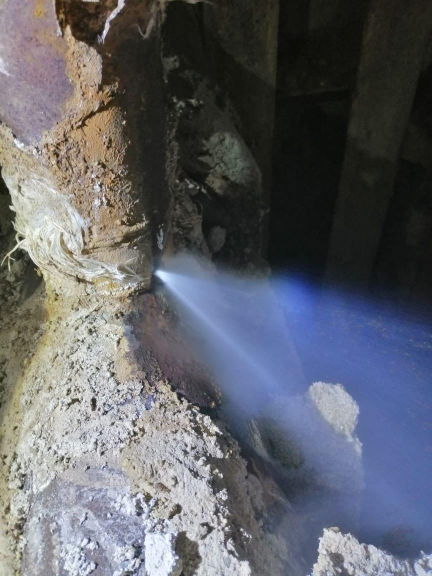
#> input picture photo_2020-03-08_13-32-20.jpg, 864 x 1152 px (shown at 1/2 size)
$ jupyter execute switch_detection.ipynb   (shell and % lines are left out)   (older library calls are emulated)
#> lines starting #> are read from the running program, lines starting #| are printed output that depends on the picture; after the words box and inside, x2 and y2 are one past the last pixel; in counts of white or black regions, pixels touching at a corner belong together; long printed decimals are rounded
[cell 1]
# сегментацю делать светлых областей (а не маски)
# написать функцию которая проверяет что полученный квадрат входит в область
# написать функцию которая высчитывает метрики похожести
# адаптивный трешолд для поиска светлых объектов

[cell 2]
import numpy as np
import matplotlib.pyplot as plt

from skimage.io import imread, imshow, imsave
from skimage.measure import label, regionprops

from skimage.segmentation import felzenszwalb

import os


import warnings
warnings.filterwarnings('ignore')
import cv2
import random
from tqdm import tqdm

[cell 3]
#path = 'photo_2020-03-03_18-30-03.jpg'
path = 'photo_2020-03-08_13-32-20.jpg'


image = imread(os.path.join(path))
#> image is the input picture: shape (1152, 864, 3); mean R, G, B 96.5, 98.6, 105.5
image_grey = cv2.cvtColor(image, cv2.COLOR_BGR2GRAY)

imshow(image)
plt.show()

[cell 4]
image_blured = cv2.medianBlur(image,5)
imshow(image_blured)
plt.show()

[cell 5]
plt.figure(figsize=[25,25])
plt.subplot(151)
plt.title('Image')
imshow(image)

plt.subplot(152)
plt.title('Red')
imshow(image[:,:, 0])

plt.subplot(153)
plt.title('Green')
imshow(image[:,:, 1])

plt.subplot(154)
plt.title('Blue')
imshow(image[:,:, 2])

plt.show()

[cell 6]
color = ('r','g','b')

for i,col in enumerate(color):
    histr = cv2.calcHist([image],[i],None,[256],[0,256])
    plt.plot(histr,color = col)
    plt.xlim([0,256])
#> figure, not shown here; curve peaks at x = 16, y = 17188; curve peaks at x = 18, y = 16287; curve peaks at x = 17, y = 15775

[cell 7]
segments = felzenszwalb(image, scale=400, sigma=3, min_size=400)
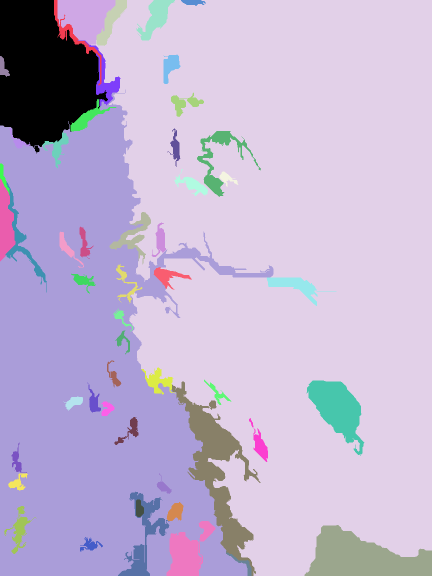
#> segments: shape (1152, 864) int64 (shown at 1/2 size); 53 distinct labels, from 0 to 52; one colour per label, 0 black
imshow(segments)

[cell 8]
thresh = cv2.threshold(image_blured[:,:, 2], 150, 255, cv2.THRESH_BINARY)[1]
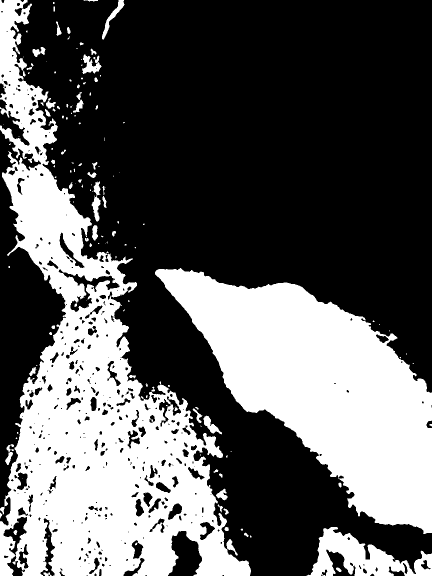
#> thresh: shape (1152, 864) (shown at 1/2 size); 36.3% white; 155 white regions (89 under 20 px), largest, box (x1, y1, x2, y2) and area: (0, 0, 502, 1152) 201658, (310, 536, 864, 1068) 140845, (613, 1054, 864, 1152) 11137
imshow(thresh)

[cell 9]
edge = 120
red = np.where(image_blured[:,:, 0] > edge, 1, 0)
#> red: shape (1152, 864) int64; values 0 (black) and 1 (white), 33.9% white; 81 white regions (46 under 20 px), largest, box (x1, y1, x2, y2) and area: (0, 0, 503, 1152) 303116, (573, 763, 725, 936) 11925, (622, 1054, 828, 1152) 10605
green = np.where(image_blured[:,:, 1] > edge, 1, 0)
#> green: shape (1152, 864) int64; values 0 (black) and 1 (white), 37% white; 90 white regions (55 under 20 px), largest, box (x1, y1, x2, y2) and area: (0, 0, 503, 1152) 294334, (309, 519, 732, 978) 57738, (613, 1054, 828, 1152) 10884
blue = np.where(image_blured[:,:, 2] > edge, 1, 0)
#> blue: shape (1152, 864) int64; values 0 (black) and 1 (white), 47.4% white; 125 white regions (75 under 20 px), largest, box (x1, y1, x2, y2) and area: (0, 0, 504, 1152) 273188, (308, 513, 864, 1152) 193210, (385, 813, 445, 869) 988
thresh = red * green * blue * 255
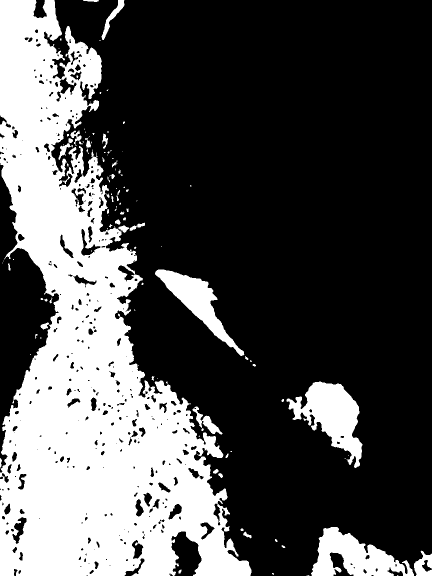
#> thresh: shape (1152, 864) int64 (shown at 1/2 size); 30.7% white; 127 white regions (78 under 20 px), largest, box (x1, y1, x2, y2) and area: (0, 0, 503, 1152) 269191, (573, 763, 725, 936) 11925, (622, 1054, 828, 1152) 10591
thresh = thresh.astype('uint8')

imshow(thresh)

[cell 10]
img_treshed = image.copy()

for i in range(3):
    img_treshed[:,:,i] = image[:,:,i] * thresh
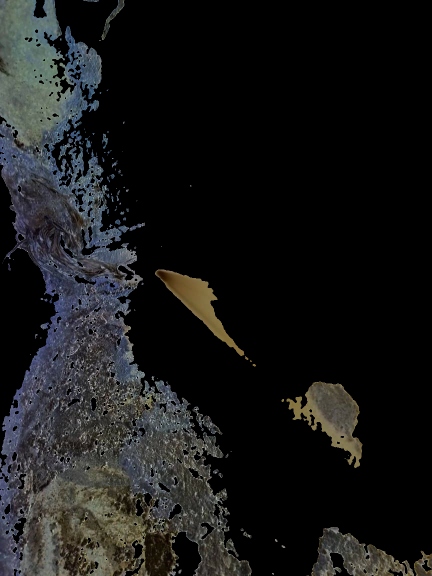
#> img_treshed: shape (1152, 864, 3) (shown at 1/2 size); mean R, G, B 23.9, 24.4, 24.2

[cell 11]
segments = felzenszwalb(img_treshed, scale=500, sigma=1, min_size=2000)
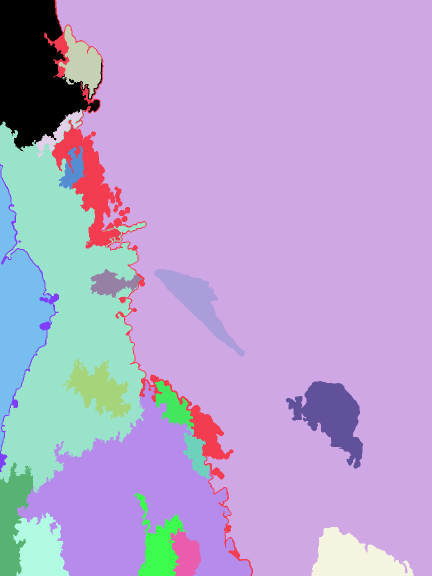
#> segments: shape (1152, 864) int64 (shown at 1/2 size); 21 distinct labels, from 0 to 20; one colour per label, 0 black
imshow(segments)

[cell 12]
import numpy as np
import matplotlib.pyplot as plt
from skimage import data, img_as_float
from skimage.segmentation import (morphological_chan_vese,
                                  morphological_geodesic_active_contour,
                                  inverse_gaussian_gradient,
                                  checkerboard_level_set)


def store_evolution_in(lst):
    """Returns a callback function to store the evolution of the level sets in
    the given list.
    """

    def _store(x):
        lst.append(np.copy(x))

    return _store


# Morphological ACWE
image = image_grey

# Initial level set
init_ls = checkerboard_level_set(image.shape, 6)
# List with intermediate results for plotting the evolution
evolution = []
callback = store_evolution_in(evolution)
ls = morphological_chan_vese(image, 2, init_level_set=init_ls, smoothing=3,
                             iter_callback=callback)
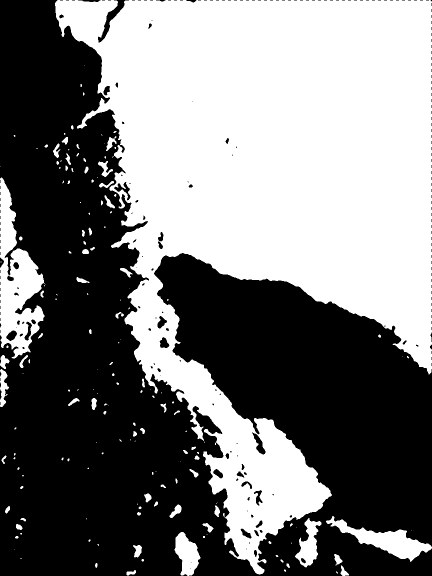
#> ls: shape (1152, 864) int8 (shown at 1/2 size); values 0 (black) and 1 (white), 48% white; 168 white regions (86 under 20 px), largest, box (x1, y1, x2, y2) and area: (110, 0, 864, 1149) 442414, (0, 355, 91, 717) 15973, (652, 1032, 864, 1124) 6024

fig, axes = plt.subplots(1, 2, figsize=(8, 8))
ax = axes.flatten()

ax[0].imshow(image, cmap="gray")
ax[0].set_axis_off()
ax[0].contour(ls, [0.5], colors='r')
ax[0].set_title("Morphological ACWE segmentation", fontsize=12)

ax[1].imshow(ls, cmap="gray")
ax[1].set_axis_off()
contour = ax[1].contour(evolution[2], [0.5], colors='g')
contour.collections[0].set_label("Iteration 2")
# contour = ax[1].contour(evolution[7], [0.5], colors='y')
# contour.collections[0].set_label("Iteration 7")
# contour = ax[1].contour(evolution[-1], [0.5], colors='r')
# contour.collections[0].set_label("Iteration 35")
ax[1].legend(loc="upper right")
title = "Morphological ACWE evolution"
ax[1].set_title(title, fontsize=12)


fig.tight_layout()
plt.show()
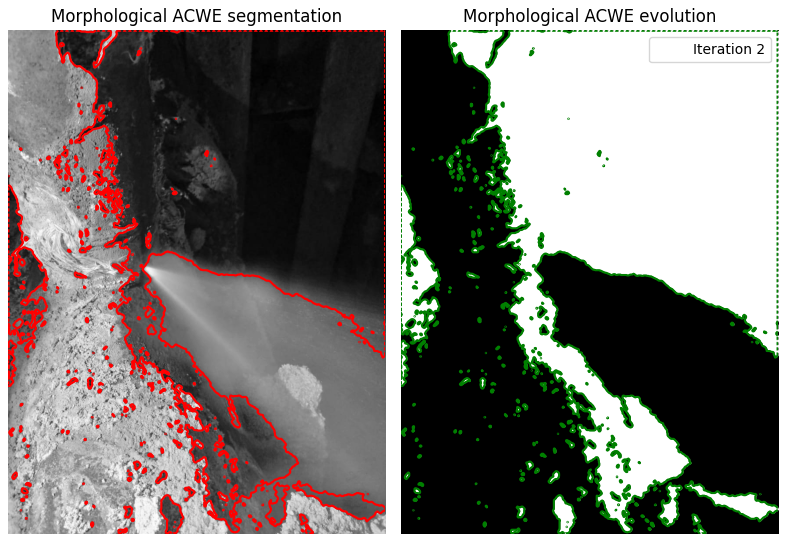
#> figure drawn by matplotlib, 2 panels

[cell 13]
import numpy as np
import matplotlib.pyplot as plt

from skimage import measure

contours = measure.find_contours(ls, 0.8)
#> contours = 409 point arrays, longest 6113 points

fig, ax = plt.subplots()
ax.imshow(ls, cmap=plt.cm.gray)

for n, contour in enumerate(contours):
    ax.plot(contour[:, 1], contour[:, 0], linewidth=2)

ax.axis('image')
ax.set_xticks([])
ax.set_yticks([])
plt.show()
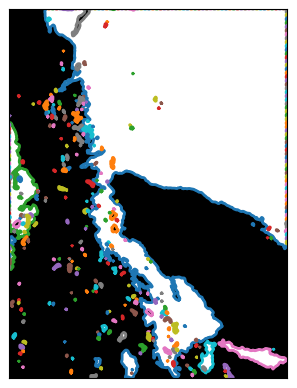
#> figure drawn by matplotlib, 1 panel

[cell 14]
label_image = label(segments)
objects = np.unique(label_image)
#> objects = 21 values from 0 to 20

for i in objects:
    obj = np.where(label_image == i, 1, 0)
    imshow(obj)
    plt.title(str(i))
    plt.show()
#> this loop made 21 passes

[cell 15]
import matplotlib.pyplot as plt

from skimage.feature import greycomatrix, greycoprops
from skimage import data


PATCH_SIZE = 10

# open the camera image
image = image_grey

# select some patches from switchy areas of the image
switch_locations = [(600, 380), (600, 400), (600, 420), (600, 440)] #  [(480, 320), (460, 340), (440, 360), (420, 380)]
switch_patches = []
for loc in switch_locations:
    switch_patches.append(image[loc[0]:loc[0] + PATCH_SIZE,
                               loc[1]:loc[1] + PATCH_SIZE])
#> after the loop, switch_patches = 4 items

# select some patches from tube areas of the image
tube_locations =  [(1100, 200), (1000, 200), (900, 200), (800, 200)]  #
# black area
# [(200, 400), (200, 500), (200, 600), (200, 700)]

tube_patches = []
for loc in tube_locations:
    tube_patches.append(image[loc[0]:loc[0] + PATCH_SIZE,
                             loc[1]:loc[1] + PATCH_SIZE])
#> after the loop, tube_patches = 4 items

# compute some GLCM properties each patch
xs = []
ys = []
for patch in (switch_patches + tube_patches):
    glcm = greycomatrix(patch, distances=[5], angles=[0], levels=256,
                        symmetric=True, normed=True)
    xs.append(greycoprops(glcm, 'dissimilarity')[0, 0])
    ys.append(greycoprops(glcm, 'correlation')[0, 0])
#> this loop made 8 passes
#> after the loop, xs = [6.92, 2.52, 1.06, 3.04, 20.96, 13.82, 67.42, 57.56]; ys = [0.0322, -0.507, 0.0514, -0.269, -0.503, 0.115, -0.201, -0.236]

# create the figure
fig = plt.figure(figsize=(8, 8))

# display original image with locations of patches
ax = fig.add_subplot(3, 2, 1)
ax.imshow(image, cmap=plt.cm.gray,
          vmin=0, vmax=255)
for (y, x) in switch_locations:
    ax.plot(x + PATCH_SIZE / 2, y + PATCH_SIZE / 2, 'gs')
for (y, x) in tube_locations:
    ax.plot(x + PATCH_SIZE / 2, y + PATCH_SIZE / 2, 'bs')
ax.set_xlabel('Original Image')
ax.set_xticks([])
ax.set_yticks([])
ax.axis('image')

# for each patch, plot (dissimilarity, correlation)
ax = fig.add_subplot(3, 2, 2)
ax.plot(xs[:len(switch_patches)], ys[:len(switch_patches)], 'go',
        label='switch')
ax.plot(xs[len(switch_patches):], ys[len(switch_patches):], 'bo',
        label='tube')
ax.set_xlabel('GLCM Dissimilarity')
ax.set_ylabel('GLCM Correlation')
ax.legend()

# display the image patches
for i, patch in enumerate(switch_patches):
    ax = fig.add_subplot(3, len(switch_patches), len(switch_patches)*1 + i + 1)
    ax.imshow(patch, cmap=plt.cm.gray,
              vmin=0, vmax=255)
    ax.set_xlabel('switch %d' % (i + 1))
#> this loop made 4 passes

for i, patch in enumerate(tube_patches):
    ax = fig.add_subplot(3, len(tube_patches), len(tube_patches)*2 + i + 1)
    ax.imshow(patch, cmap=plt.cm.gray,
              vmin=0, vmax=255)
    ax.set_xlabel('tube %d' % (i + 1))


# display the patches and plot
fig.suptitle('Grey level co-occurrence matrix features', fontsize=14, y=1.05)
plt.tight_layout()
plt.show()
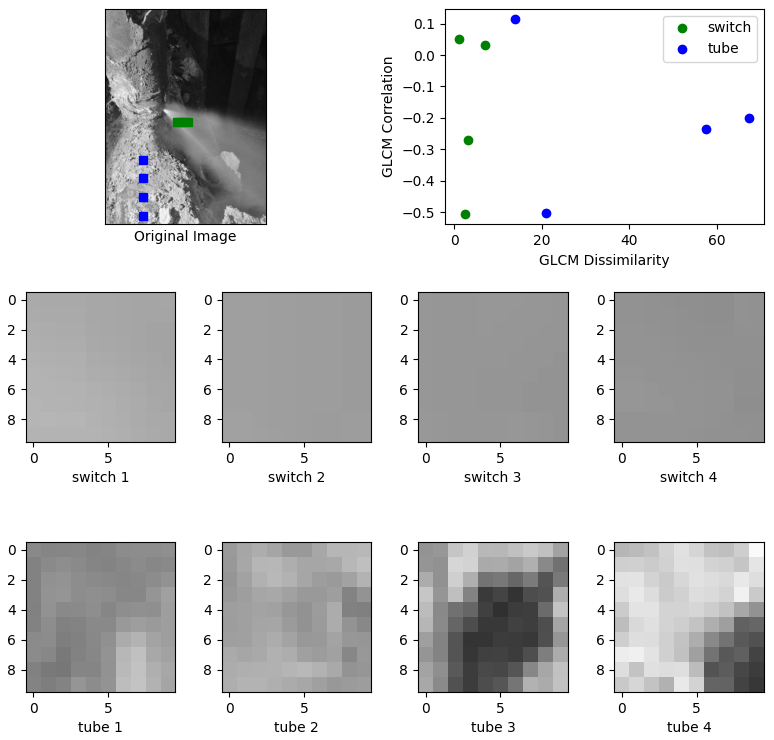
#> figure drawn by matplotlib, 10 panels

[cell 16]
def get_ccordinate(obj):
    result = np.where(obj == 1)
    listOfCoordinates= list(zip(result[0], result[1]))
    cords = []
    for cord in listOfCoordinates:
        cords.append(cord)
    return cords

[cell 17]
def get_patches(obj, image, patch_size = 10, numbers_patches = 20):
    patches = []
    cords = get_ccordinate(obj)
    i = 0
    while len(patches) < numbers_patches and i < 1000:
        i = i + 1
        x, y = random.choice(cords)
        patch_cord = [(i, j) for i in range(x,x+patch_size) for j in range(y,y+patch_size)]
        difference = list(set(patch_cord) - set(cords))
        if len(difference) ==0:
            patch = image[x:x+patch_size, y:y+patch_size]
            patches.append(patch)

    return patches

[cell 18]
# [10 lines of commented-out code are left out]

[cell 19]
def get_stats(patches):
    dissimilarities = []
    correlations = []
    contrast = []
    homogeneity = []
    ASM = []
    energy = []

    for patch in patches:
        glcm = greycomatrix(patch, distances=[5], angles=[0], levels=256,
                                symmetric=True, normed=True)
        dissimilarities.append(greycoprops(glcm, 'dissimilarity')[0, 0])
        correlations.append(greycoprops(glcm, 'correlation')[0, 0])
        contrast.append(greycoprops(glcm, 'contrast')[0, 0]),
        homogeneity.append(greycoprops(glcm, 'homogeneity')[0, 0]),
        ASM.append(greycoprops(glcm, 'ASM')[0, 0]),
        energy.append(greycoprops(glcm, 'energy')[0, 0]),
    return dissimilarities, correlations, contrast, homogeneity, ASM, energy

[cell 20]
label_image = label(segments)
objects = np.unique(label_image)

numbers_patches = 50

for i in tqdm(objects):
    obj = np.where(label_image == i, 1, 0)
    patches = get_patches(obj, image, patch_size = 20)
    dissimilarities, correlations, contrast, homogeneity, ASM, energy = get_stats(patches)

    if np.mean(dissimilarities) < 5 and np.mean(homogeneity) > 0.1 and np.mean(correlations) > 0.4:
        print('dissimilarities', np.mean(dissimilarities))
        print('correlation', np.mean(correlations))
        print('contrast', np.mean(contrast))
        print('homogeneity', np.mean(homogeneity))
        print('ASM', np.mean(ASM))
        print('energy', np.mean(energy))
        print('<<<<<switch>>>>>')
        imshow(obj)
        plt.title(str(i))
        plt.show()
#> this loop made 21 passes
#| dissimilarities 3.888
#| correlation 0.4869
#| contrast 25.844
#| homogeneity 0.1641
#| ASM 0.01461
#| energy 0.1173
#| <<<<<switch>>>>>
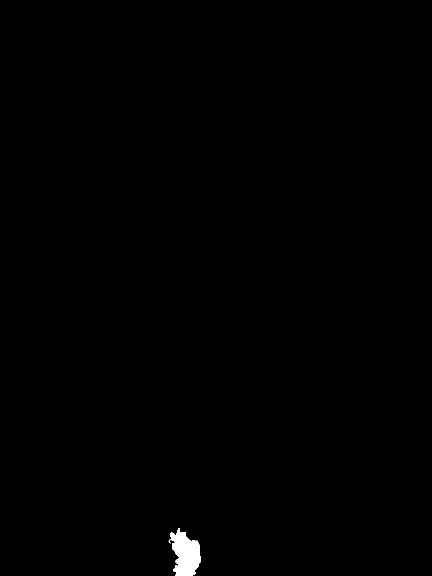
#> obj: shape (1152, 864) int64 (shown at 1/2 size); values 0 (black) and 1 (white), 0.39% white; 1 white region, box (x1, y1, x2, y2) and area: (337, 1056, 402, 1152) 3881
